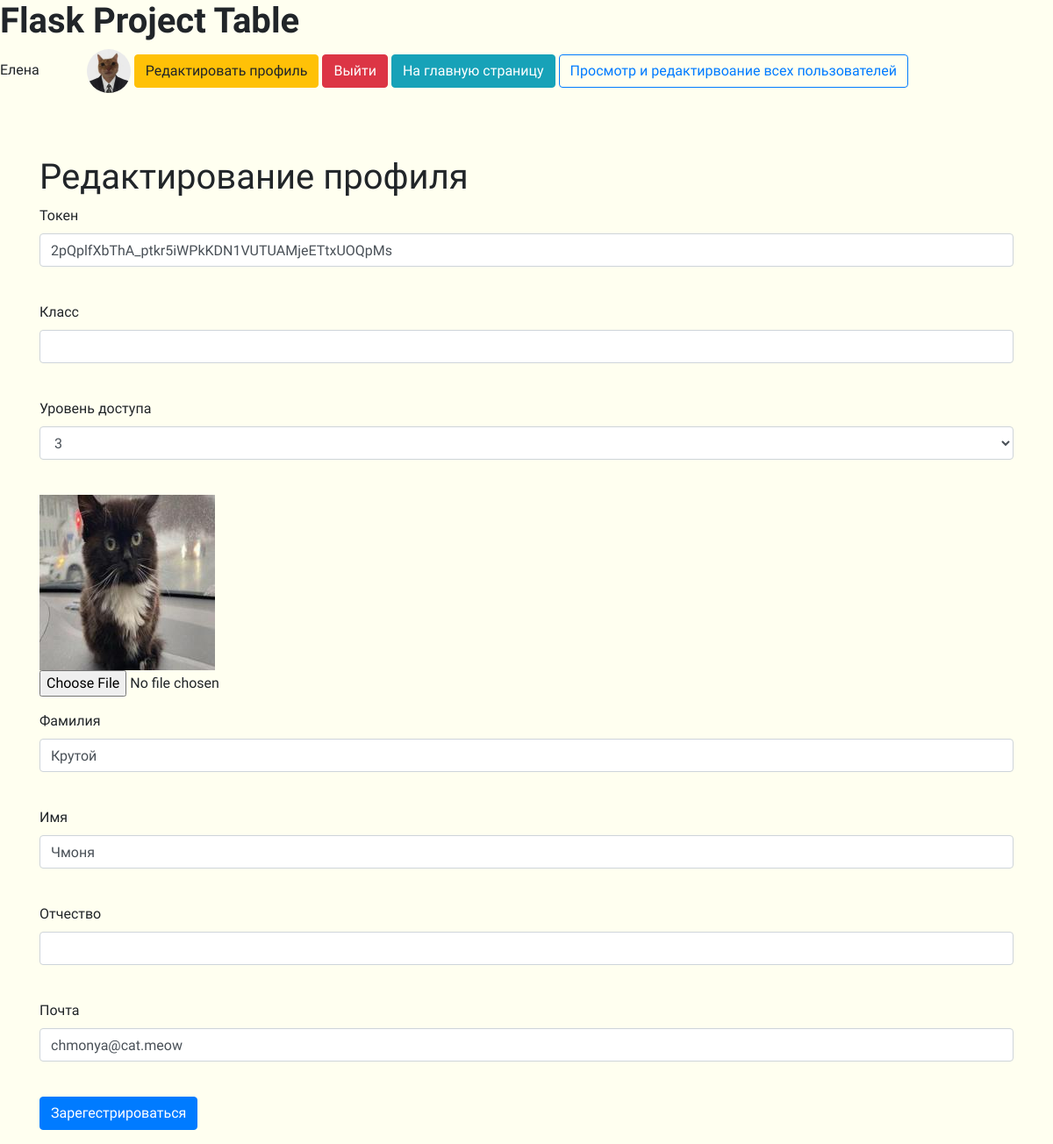
Before: /user_edit/5 (signed in) with the older database file.
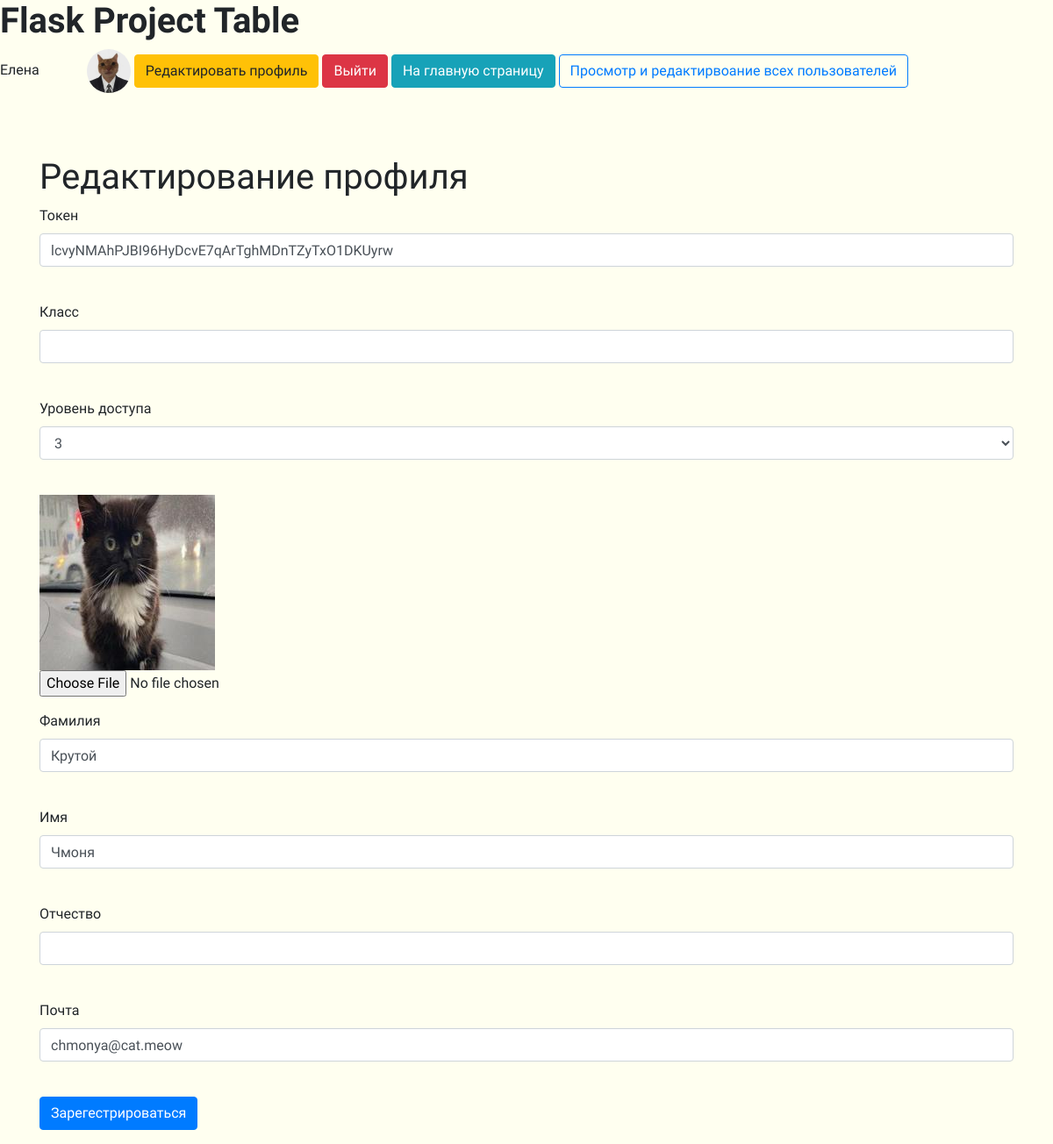
After: the same page with the newer database file.
### tables this page shows
CREATE TABLE "users"
(
	id INTEGER not null
		primary key,
	name VARCHAR,
	surname VARCHAR,
	patronymic VARCHAR,
	grade VARCHAR,
	email VARCHAR,
	hashed_password VARCHAR,
	modified_date DATETIME,
	access_level INTEGER,
	token VARCHAR
		unique,
	image VARCHAR default 'static/img/default.png'
);

### app.py (the view, shortened to what this page needs)
@app.route('/user_edit/<int:id>', methods=['GET', 'POST'])
@login_required
def user_edit(id):
    form = RegisterForm()
    level = 0
    if request.method == "GET":
        db_sess = db_session.create_session()
        if current_user.id == 1:
            user = db_sess.query(User).filter(User.id == id).first()
            form.access_level.choices = [(3, 3), (2, 2), (1, 1)]
            form.access_level.data = user.access_level
            level = 1 if user.id != 1 else 0
            form.password.validators = []
            form.password_again.validators = []
        else:
            user = db_sess.query(User).filter(User.id == current_user.id).first()
            form.access_level.choices = [user.access_level]
            level = 0
        if user:
            form.name.data = user.name
            form.surname.data = user.surname
            form.patronymic.data = user.patronymic
            form.grade.data = user.grade
            form.email.data = user.email
            form.token.data = user.token
        else:
            abort(404)
        image_path = user.image
    return render_template('register.html', title='Редактирование профиля', form=form,
                           level=level,
                           image_path=image_path)

### forms/register.py
class RegisterForm(FlaskForm):
    token = StringField('Токен', validators=[DataRequired()])
    grade = StringField('Класс')
    access_level = SelectField('Уровень доступа', choices=[(3, 3), (2, 2), (1, 1)])
    surname = StringField('Фамилия')
    name = StringField('Имя')
    patronymic = StringField('Отчество')
    email = EmailField('Почта', validators=[DataRequired()])
    password = PasswordField('Пароль', validators=[DataRequired()])
    password_again = PasswordField('Повторите пароль', validators=[DataRequired()])
    submit = SubmitField('Зарегестрироваться')

### app.py (called while the page is built)
@login_manager.user_loader
def load_user(user_id):
    db_sess = db_session.create_session()
    return db_sess.query(User).get(user_id)

### data/sqlalchemy/db_session.py (called while the page is built)
def create_session() -> Session:
    global __factory
    return __factory()

### templates/register.html (shortened to what this page needs)
{% extends "base.html" %}
{% block content %}
    <h1>{{ title }}</h1>
    <form action="" enctype=multipart/form-data method="post">
        <p>
            {{ form.token.label }}
            {% if level == 1 %}
                <br>{{ form.token(class="form-control", type="token") }}<br>
            {% else %}
                <br>{{ form.token(class="form-control", type="token", readonly="readonly") }}<br>
            {% endif %}
        <p>
            {{ form.grade.label }}
            {% if level == 1 %}
                <br>{{ form.grade(class="form-control", type="grade") }}<br>
            {% else %}
                <br>{{ form.grade(class="form-control", type="grade", readonly="readonly") }}<br>
            {% endif %}
        <p>
            {{ form.access_level.label }}<br>
            {{ form.access_level(class="form-control", type="access_level") }}<br>
        <p>
            <img src="{{ image_path }}" alt="А где">
            <input type=file class="form-control-file"
                   accept="image/png, image/jpg, image/jpeg" name=file value=Upload>
        <p>
            {{ form.surname.label }}<br>
            {{ form.surname(class="form-control", type="surname") }}<br>
        <p>
            {{ form.name.label }}<br>
            {{ form.name(class="form-control", type="name") }}<br>
        <p>
            {{ form.patronymic.label }}<br>
            {{ form.patronymic(class="form-control", type="patronymic") }}<br>
        <p>
            {{ form.email.label }}<br>
            {{ form.email(class="form-control", type="email") }}<br>
        <p>{{ form.submit(type="submit", class="btn btn-primary") }}</p>
    </form>
{% endblock %}

Changed rows visible on the page:
changed users "Крутой": token "2pQplfXbThA_ptkr5iWPkKDN1VUTUAMjeETtxUOQpMs" → "lcvyNMAhPJBI96HyDcvE7qArTghMDnTZyTxO1DKUyrw"
